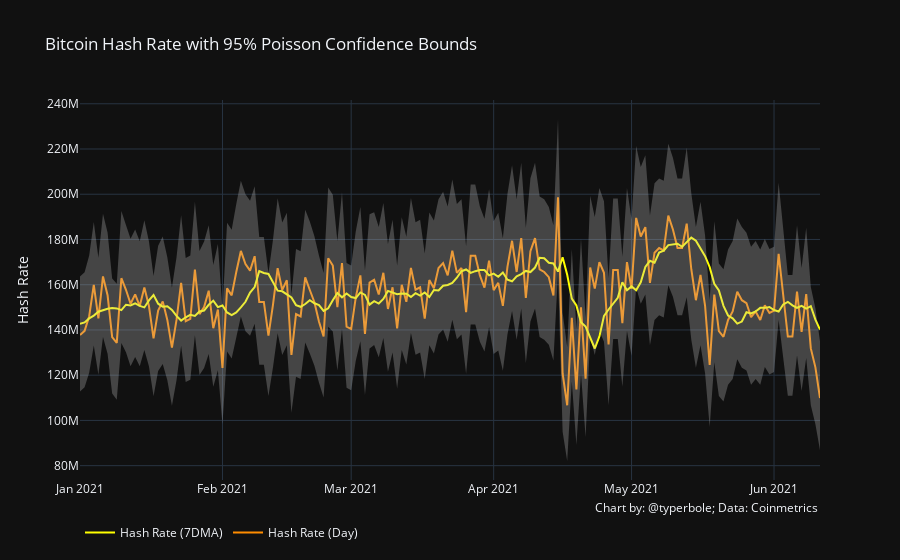

The notebook cell saved with this chart:
### Code cell
import plotly.graph_objs as go

temp = data.loc[
    data['date'] >= '2021-01-01'
]


fig = go.Figure([
    go.Scatter(
        x=temp['date'],
        y=temp['HashRate'],
        line=dict(color='darkorange'),
        mode='lines',
        name='Hash Rate (Day)'
    ),
    go.Scatter(
        x=temp['date'],
        y=temp['HashRateL7D'],
        line=dict(color='yellow'),
        mode='lines',
        name='Hash Rate (7DMA)'
    ),
    go.Scatter(
        name='Upper Bound',
        x=temp['date'],
        y=temp['HashRateUpper'],
        mode='lines',
        marker=dict(color="#444"),
        line=dict(width=0),
        showlegend=False
    ),
    go.Scatter(
        name='Lower Bound',
        x=temp['date'],
        y=temp['HashRateLower'],
        marker=dict(color="#444"),
        line=dict(width=0),
        mode='lines',
        fillcolor='rgba(190, 190, 190, 0.3)',
        fill='tonexty',
        showlegend=False
    )
])
fig.update_layout(
        annotations=[
            dict(x=1, y=-0.1,
                 text="Chart by: @typerbole; Data: Coinmetrics",
                 showarrow=False, xref='paper', yref='paper',
                 xanchor='right', yanchor='auto', xshift=0, yshift=0)
        ],
        showlegend=True,
        legend_orientation="h",
        template="plotly_dark"

)
fig.update_layout(
        title_text='Bitcoin Hash Rate with 95% Poisson Confidence Bounds'
)
fig.update_yaxes(
        title_text='Hash Rate'
)
fig.show()

### Figure 1 — Plotly figure (JSON) as saved in the notebook; plotly's stock layout.template omitted (floating-point values rounded to 4 significant figures; data arrays with more than 128 entries replaced by an {"elided": "..."} marker saying what was removed)
{"data": [{"line": {"color": "darkorange"}, "mode": "lines", "name": "Hash Rate (Day)", "type": "scatter", "x": {"elided": "162 str values"}, "y": {"elided": "162 float values"}}, {"line": {"color": "yellow"}, "mode": "lines", "name": "Hash Rate (7DMA)", "type": "scatter", "x": {"elided": "162 str values"}, "y": {"elided": "162 float values"}}, {"line": {"width": 0}, "marker": {"color": "#444"}, "mode": "lines", "name": "Upper Bound", "showlegend": false, "type": "scatter", "x": {"elided": "162 str values"}, "y": {"elided": "162 float values"}}, {"fill": "tonexty", "fillcolor": "rgba(190, 190, 190, 0.3)", "line": {"width": 0}, "marker": {"color": "#444"}, "mode": "lines", "name": "Lower Bound", "showlegend": false, "type": "scatter", "x": {"elided": "162 str values"}, "y": {"elided": "162 float values"}}], "layout": {"annotations": [{"showarrow": false, "text": "Chart by: @typerbole; Data: Coinmetrics", "x": 1, "xanchor": "right", "xref": "paper", "xshift": 0, "y": -0.1, "yanchor": "auto", "yref": "paper", "yshift": 0}], "legend": {"orientation": "h"}, "showlegend": true, "title": {"text": "Bitcoin Hash Rate with 95% Poisson Confidence Bounds"}, "yaxis": {"title": {"text": "Hash Rate"}}}}
